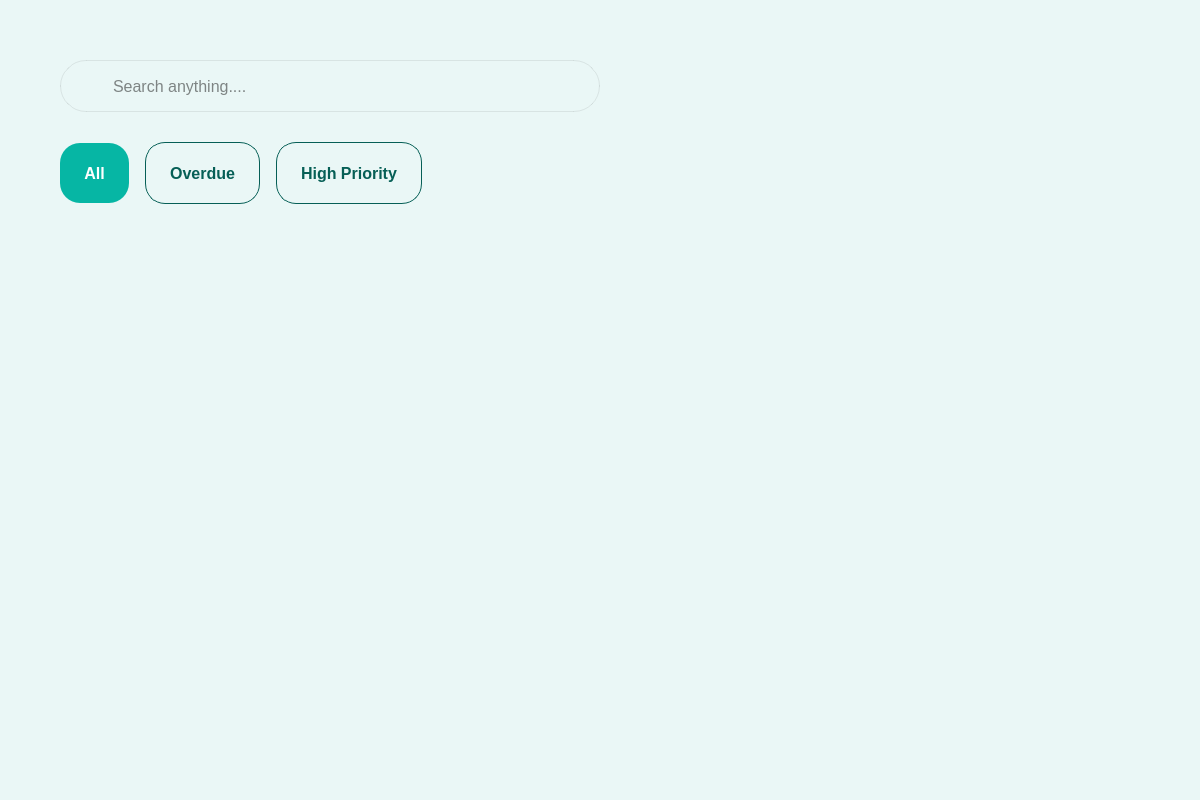
<?xml version="1.0" encoding="UTF-8"?>
<ui version="4.0">
 <class>LearnFlowDesktop</class>
 <widget class="QWidget" name="LearnFlowDesktop">
  <property name="geometry">
   <rect>
    <x>0</x>
    <y>0</y>
    <width>1200</width>
    <height>800</height>
   </rect>
  </property>
  <property name="windowTitle">
   <string>LearnFlow</string>
  </property>
  <property name="styleSheet">
   <string notr="true">
    QWidget#LearnFlowDesktop {
      background-color: #EAF7F6;
    }

    /* Sidebar */
    QFrame#sidebar {
      background-color: #EAF7F6;
      border-right: 1px solid rgba(0, 0, 0, 0.08);
      min-width: 72px;
      max-width: 72px;
    }

    /* Logo button */
    QPushButton#logoBtn {
      background: transparent;
      border: none;
      padding: 8px;
      qproperty-icon: none;
      color: #06B6A4;
      font-size: 18px;
      font-family: &quot;Segoe UI&quot;, sans-serif;
    }

    /* Nav buttons base */
    QPushButton#navHome, QPushButton#navCalendar {
      background: transparent;
      border: 1px solid #06B6A4;
      border-radius: 25px;
      color: #065F56;
      font-family: &quot;Inter&quot;, &quot;Segoe UI&quot;, sans-serif;
      font-size: 13px;
      font-weight: 500;
      padding: 12px 8px;
      min-height: 120px;
      max-width: 53px;
    }
    QPushButton#navHome:hover, QPushButton#navCalendar:hover {
      background-color: rgba(6, 182, 164, 0.1);
    }

    /* Active nav button */
    QPushButton#navTasks {
      background-color: #06B6A4;
      border: none;
      border-radius: 25px;
      color: #EAF7F6;
      font-family: &quot;Inter&quot;, &quot;Segoe UI&quot;, sans-serif;
      font-size: 14px;
      font-weight: 500;
      padding: 12px 8px;
      min-height: 120px;
      max-width: 53px;
    }
    QPushButton#navTasks:hover {
      background-color: #059E8E;
    }

    /* Settings button */
    QPushButton#settingsBtn {
      background: transparent;
      border: none;
      padding: 8px;
      color: #065F56;
      font-size: 20px;
    }
    QPushButton#settingsBtn:hover {
      color: #06B6A4;
    }

    /* Search bar */
    QLineEdit#searchBar {
      background-color: rgba(255, 255, 255, 0.25);
      border: 1px solid rgba(0, 0, 0, 0.06);
      border-radius: 25px;
      padding: 14px 20px 14px 44px;
      font-family: &quot;Roboto&quot;, &quot;Segoe UI&quot;, sans-serif;
      font-size: 18px;
      color: #065D54;
    }
    QLineEdit#searchBar:focus {
      border: 1px solid #06B6A4;
    }

    /* Filter buttons */
    QPushButton#filterAll {
      background-color: #06B6A4;
      border: none;
      border-radius: 20px;
      color: white;
      font-family: &quot;Roboto&quot;, &quot;Segoe UI&quot;, sans-serif;
      font-size: 18px;
      font-weight: 600;
      padding: 10px 22px;
      min-height: 40px;
    }
    QPushButton#filterAll:hover {
      background-color: #059E8E;
    }
    QPushButton#filterAll:checked {
      background-color: #06B6A4;
    }

    QPushButton#filterOverdue, QPushButton#filterHighPriority {
      background: transparent;
      border: 1px solid #065F56;
      border-radius: 20px;
      color: #065F56;
      font-family: &quot;Roboto&quot;, &quot;Segoe UI&quot;, sans-serif;
      font-size: 18px;
      font-weight: 600;
      padding: 10px 22px;
      min-height: 40px;
    }
    QPushButton#filterOverdue:hover, QPushButton#filterHighPriority:hover {
      background-color: rgba(6, 95, 86, 0.08);
    }
    QPushButton#filterOverdue:checked, QPushButton#filterHighPriority:checked {
      background-color: #06B6A4;
      border: none;
      color: white;
    }

    /* Content area */
    QFrame#contentArea {
      background: transparent;
      border: none;
    }
   </string>
  </property>
  <layout class="QHBoxLayout" name="mainLayout">
   <property name="spacing">
    <number>0</number>
   </property>
   <property name="leftMargin">
    <number>0</number>
   </property>
   <property name="topMargin">
    <number>0</number>
   </property>
   <property name="rightMargin">
    <number>0</number>
   </property>
   <property name="bottomMargin">
    <number>0</number>
   </property>
   <item>
    <widget class="QFrame" name="contentArea">
     <property name="frameShape">
      <enum>QFrame::Shape::NoFrame</enum>
     </property>
     <property name="styleSheet">
      <string>
       QFrame#contentArea {
         background-color: #EAF7F6;
         border: none;
       }
       QLineEdit#searchBar {
         background-color: transparent;
         border: 1px solid rgba(0, 0, 0, 0.08);
         border-radius: 26px;
         padding: 14px 20px 14px 50px;
         font-family: "Inter", sans-serif;
         font-size: 16px;
         color: #111111;
         background-image: url(:/search.png);
         background-repeat: no-repeat;
         background-position: left 20px center;
       }
       QLineEdit#searchBar:focus {
         border: 1px solid #06B6A4;
         background-color: white;
       }
       QPushButton#filterAll {
         background-color: #06B6A4;
         border: none;
         border-radius: 20px;
         color: white;
         font-family: "Inter", sans-serif;
         font-size: 16px;
         font-weight: 600;
         padding: 10px 24px;
       }
       QPushButton#filterOverdue, QPushButton#filterHighPriority {
         background-color: transparent;
         border: 1px solid #065F56;
         border-radius: 20px;
         color: #065F56;
         font-family: "Inter", sans-serif;
         font-size: 16px;
         font-weight: 600;
         padding: 10px 24px;
       }
       QPushButton#filterOverdue:hover, QPushButton#filterHighPriority:hover {
         background-color: rgba(6, 182, 164, 0.1);
       }
      </string>
     </property>
     <layout class="QVBoxLayout" name="contentLayout">
      <property name="spacing">
       <number>30</number>
      </property>
      <property name="leftMargin">
       <number>60</number>
      </property>
      <property name="topMargin">
       <number>60</number>
      </property>
      <property name="rightMargin">
       <number>60</number>
      </property>
      <property name="bottomMargin">
       <number>60</number>
      </property>
      <item>
       <layout class="QHBoxLayout" name="searchLayout">
        <item>
         <widget class="QLineEdit" name="searchBar">
          <property name="minimumSize">
           <size>
            <width>0</width>
            <height>52</height>
           </size>
          </property>
          <property name="maximumSize">
           <size>
            <width>900</width>
            <height>52</height>
           </size>
          </property>
          <property name="placeholderText">
           <string>Search anything....</string>
          </property>
         </widget>
        </item>
        <item>
         <spacer name="searchSpacerRight">
          <property name="orientation">
           <enum>Qt::Orientation::Horizontal</enum>
          </property>
          <property name="sizeHint" stdset="0">
           <size>
            <width>40</width>
            <height>20</height>
           </size>
          </property>
         </spacer>
        </item>
       </layout>
      </item>
      <item>
       <layout class="QHBoxLayout" name="filterLayout">
        <property name="spacing">
         <number>16</number>
        </property>
        <item>
         <widget class="QPushButton" name="filterAll">
          <property name="text">
           <string>All</string>
          </property>
         </widget>
        </item>
        <item>
         <widget class="QPushButton" name="filterOverdue">
          <property name="text">
           <string>Overdue</string>
          </property>
         </widget>
        </item>
        <item>
         <widget class="QPushButton" name="filterHighPriority">
          <property name="text">
           <string>High Priority</string>
          </property>
         </widget>
        </item>
        <item>
         <spacer name="filterSpacer">
          <property name="orientation">
           <enum>Qt::Orientation::Horizontal</enum>
          </property>
          <property name="sizeHint" stdset="0">
           <size>
            <width>40</width>
            <height>20</height>
           </size>
          </property>
         </spacer>
        </item>
       </layout>
      </item>
      <item>
       <spacer name="verticalSpacer">
        <property name="orientation">
         <enum>Qt::Orientation::Vertical</enum>
        </property>
        <property name="sizeHint" stdset="0">
         <size>
          <width>20</width>
          <height>40</height>
         </size>
        </property>
       </spacer>
      </item>
     </layout>
    </widget>
   </item>
  </layout>
 </widget>
 <resources/>
 <connections/>
</ui>
